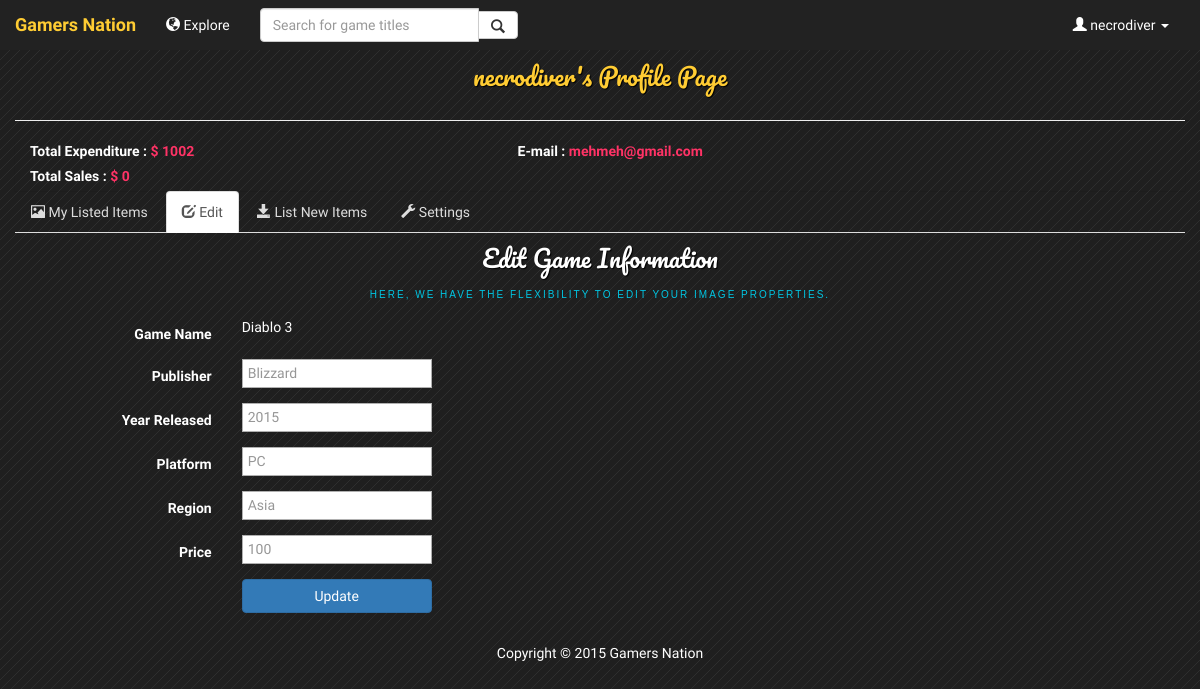
The app's page /imgedit.php?id=1 (signed in), older data.
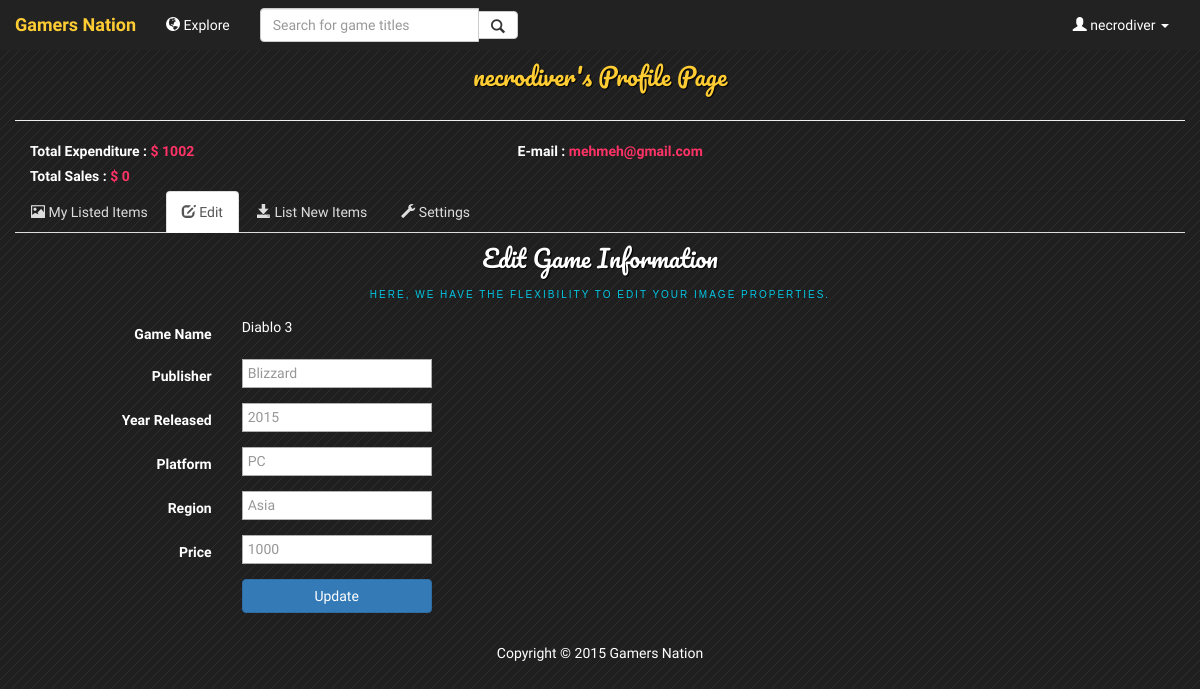
The same page, newer data.
### tables this page shows
CREATE TABLE `game` (
  `GameID` int(11) NOT NULL,
  `Title` varchar(255) DEFAULT NULL,
  `Publisher` varchar(255) DEFAULT NULL,
  `Year_Released` int(11) DEFAULT NULL,
  `Platform` varchar(255) DEFAULT NULL,
  `Region` varchar(255) DEFAULT NULL,
  `Price` float DEFAULT NULL,
  `ImagePath` varchar(500) NOT NULL
);

### imgedit.php (the view, shortened to what this page needs)
<html>
    <head>
        <link href="css/bootstrap.min.css" rel="stylesheet">
        <link href="css/main.css" rel="stylesheet"/>
    </head>
    <?php include 'header.inc.php'; ?>
    <body>
        <?php
			$imgid = $_GET['id'];
			$imgname = $imgdesc = $imgtype = "";
			$sql = "SELECT * FROM game WHERE GameID = " . $imgid;
			if ($result = mysqli_query($connection, $sql))
			{
				while ($row = mysqli_fetch_assoc($result))
				{
					$imgname = $row['Title'];
					$imgPublisher = $row['Publisher'];
					$imgYearReleased = $row['Year_Released'];
					$imgPlatform = $row['Platform'];
					$imgRegion = $row['Region'];
					$imgPrice = $row['Price'];
				}
			}
        ?>
        <div class="container-fluid">
            <?php include '/include/userdetail.inc.php'; ?>
            <?php include '/include/mainNav.inc.php'; ?>
        </div>
        <div class="container">
        	<div class="content">
            	<h1>Edit Game Information
                	<span>Here, We have the flexibility to edit your Image Properties.</span>
                </h1>
                <form class="form-horizontal" id="Updateimage" role="form" method="post" action="<?php echo htmlspecialchars($_SERVER["PHP_SELF"]) . "?id=" . $imgid; ?>">
                    <div class="form-group">
                        <label class="col-sm-2 control-label" for="imgname">Game Name</label>
                        <div class="col-sm-8">
                            <?php echo htmlspecialchars($imgname); ?>
                        </div>
                    </div>
                    <div class="form-group">
                        <label for="Publisher" class="col-sm-2 control-label">Publisher</label>
                        <div class="col-sm-8">
                            <input type="text" name="Publisher" id="Publisher" form="Updateimage" value="<?php echo ($imgPublisher );?>">
                        </div>
                    </div>
                    <div class="form-group">
                        <label for="YearReleased" class="col-sm-2 control-label">Year Released</label>
                        <div class="col-sm-8">
                            <input type="text" name="YearReleased" id="YearReleased" form="Updateimage" value="<?php echo ($imgYearReleased );?>">
                        </div>
                    </div>
                    <div class="form-group">
                        <label for="Platform" class="col-sm-2 control-label">Platform</label>
                        <div class="col-sm-8">
                            <input type="text" name="Platform" id="Platform" form="Updateimage" value="<?php echo ($imgPlatform );?>">
                        </div>
                    </div>
                    <div class="form-group">
                        <label for="Region" class="col-sm-2 control-label">Region</label>
                        <div class="col-sm-8">
                            <input type="text" name="Region" id="Region" form="Updateimage" value="<?php echo ($imgRegion );?>">
                        </div>
                    </div>
                    <div class="form-group">
                        <label for="Price" class="col-sm-2 control-label">Price</label>
                        <div class="col-sm-8">
                            <input type="text" name="Price" id="Price" form="Updateimage" value="<?php echo ($imgPrice );?>">
                        </div>
                    </div>
                    <div class="form-group">
                        <div class="col-sm-offset-2 col-sm-8">
                            <input type="submit" value="Update" class="btn btn-primary"/>
                        </div>
                    </div>
                </form>
			</div>
		</div>
    </body>
    <?php include 'footer.inc.php'; ?>
</html>

Row changes from the older to the newer data that the page shows:
changed game "Diablo 3": Price "100" → "1000"
